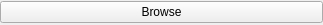
<?xml version="1.0" encoding="UTF-8"?>
<ui version="4.0">
 <class>MultiFileChooser</class>
 <widget class="QWidget" name="MultiFileChooser">
  <property name="geometry">
   <rect>
    <x>0</x>
    <y>0</y>
    <width>323</width>
    <height>25</height>
   </rect>
  </property>
  <property name="sizePolicy">
   <sizepolicy hsizetype="Expanding" vsizetype="Preferred">
    <horstretch>0</horstretch>
    <verstretch>0</verstretch>
   </sizepolicy>
  </property>
  <property name="contextMenuPolicy">
   <enum>Qt::PreventContextMenu</enum>
  </property>
  <property name="windowTitle">
   <string>Form</string>
  </property>
  <layout class="QHBoxLayout" name="horizontalLayout">
   <property name="spacing">
    <number>3</number>
   </property>
   <property name="leftMargin">
    <number>0</number>
   </property>
   <property name="topMargin">
    <number>0</number>
   </property>
   <property name="rightMargin">
    <number>0</number>
   </property>
   <property name="bottomMargin">
    <number>0</number>
   </property>
   <item>
    <layout class="QVBoxLayout" name="files_layout">
     <property name="spacing">
      <number>3</number>
     </property>
    </layout>
   </item>
   <item>
    <layout class="QVBoxLayout" name="verticalLayout">
     <property name="spacing">
      <number>3</number>
     </property>
     <item>
      <widget class="QPushButton" name="button">
       <property name="text">
        <string>Browse</string>
       </property>
      </widget>
     </item>
    </layout>
   </item>
  </layout>
 </widget>
 <resources/>
 <connections/>
</ui>
